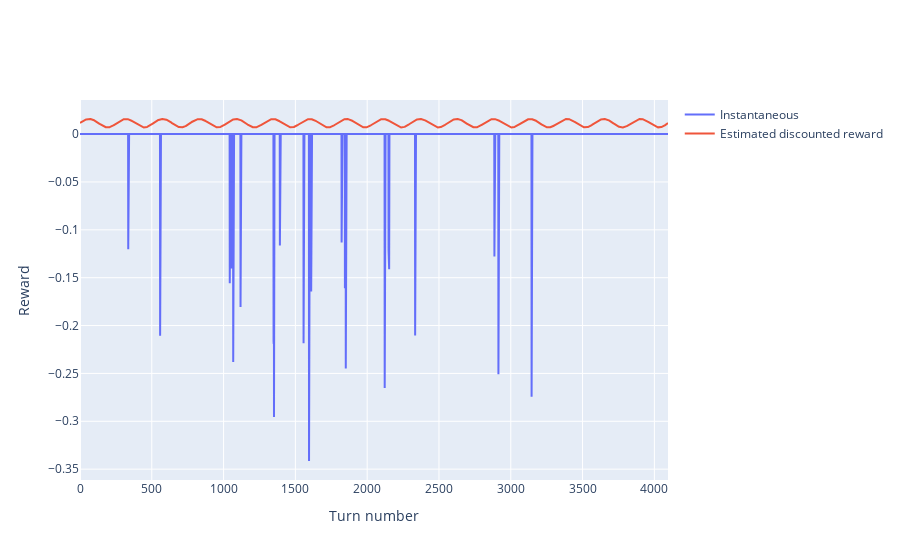

Here is the notebook cell this chart was saved with:
### Code cell
reward_plot(turn_results)

### Figure 1 — Plotly figure (JSON) as saved in the notebook; plotly's stock layout.template omitted (floating-point values rounded to 4 significant figures; data arrays with more than 128 entries replaced by an {"elided": "..."} marker saying what was removed)
{"data": [{"name": "Instantaneous", "type": "scatter", "y": {"elided": "4096 float values"}}, {"name": "Estimated discounted reward", "type": "scatter", "y": {"elided": "4096 float values"}}], "layout": {"xaxis": {"title": {"text": "Turn number"}}, "yaxis": {"title": {"text": "Reward"}}}}
